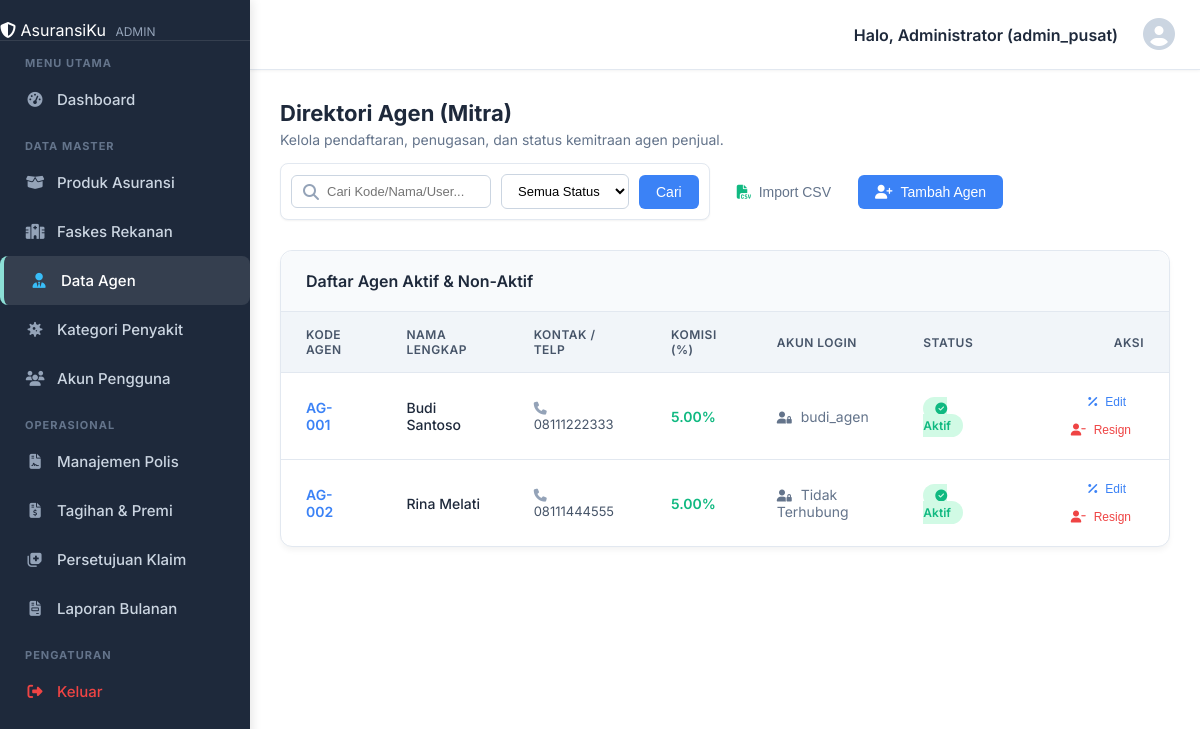
The page /admin/agen/index.php (signed in) on the database its author committed.
### tables this page shows
CREATE TABLE users (
    id_user INT AUTO_INCREMENT PRIMARY KEY,
    username VARCHAR(50) UNIQUE NOT NULL,
    password VARCHAR(255) NOT NULL,  
    email VARCHAR(100) UNIQUE,
    no_telp VARCHAR(20),
    role ENUM('Admin', 'Agen', 'Customer') NOT NULL,
    id_agen INT NULL,        
    id_pemegang INT NULL,    
    status_akun ENUM('Aktif', 'Blokir') DEFAULT 'Aktif',
    last_login DATETIME NULL,
    created_at TIMESTAMP DEFAULT CURRENT_TIMESTAMP,
    FOREIGN KEY (id_agen) REFERENCES agen(id_agen) ON DELETE CASCADE,
    FOREIGN KEY (id_pemegang) REFERENCES pemegang_polis(id_pemegang) ON DELETE CASCADE
);

CREATE TABLE agen (
    id_agen INT AUTO_INCREMENT PRIMARY KEY,
    kode_agen VARCHAR(20) UNIQUE NOT NULL,
    nama_agen VARCHAR(100) NOT NULL,
    no_telepon VARCHAR(20),
    persentase_komisi DECIMAL(5,2) DEFAULT 5.00,
    status_aktif ENUM('Aktif', 'Resign') DEFAULT 'Aktif',
    created_at TIMESTAMP DEFAULT CURRENT_TIMESTAMP
);

### admin/agen/index.php (the view, shortened to what this page needs)
<?php
    require_once __DIR__ . "/../../layouts/admin/header.php";
    $search = $_GET['search'] ?? '';
    $whereClause = "WHERE 1=1";
    $params = [];
    $query = "
        SELECT a.*, u.username, u.status_akun
        FROM agen a
        LEFT JOIN users u ON a.id_agen = u.id_agen
        $whereClause
        ORDER BY a.status_aktif ASC, a.created_at DESC
    ";
    $stmt = $conn->prepare($query);
    $stmt->execute($params);
    $agen_list = $stmt->fetchAll(PDO::FETCH_ASSOC);
?>
<div style="margin-bottom: 30px; display: flex; justify-content: space-between; align-items: flex-end; flex-wrap: wrap; gap: 15px;">
    <div>
        <h2 style="margin: 0 0 5px 0; color: #1e293b; font-size: 22px;">Direktori Agen (Mitra)</h2>
        <p style="margin: 0; color: #64748b; font-size: 14px;">Kelola pendaftaran, penugasan, dan status kemitraan agen penjual.</p>
    </div>
    <div style="display: flex; gap: 10px; align-items: center; flex-wrap: wrap;">
        <form method="GET" action="" style="display: flex; gap: 10px; align-items: center; background: white; padding: 10px; border-radius: 8px; border: 1px solid #e2e8f0; box-shadow: 0 1px 2px rgba(0,0,0,0.05);">
            <div style="position: relative;">
                <i class="fa-solid fa-search" style="position: absolute; left: 12px; top: 50%; transform: translateY(-50%); color: #94a3b8;"></i>
                <input type="text" name="search" placeholder="Cari Kode/Nama/User..." value="<?php echo htmlspecialchars($search); ?>" style="padding: 8px 12px 8px 35px; border: 1px solid #cbd5e1; border-radius: 6px; font-size: 13px; width: 200px; outline: none;">
            </div>
            <select name="status" style="padding: 8px 12px; border: 1px solid #cbd5e1; border-radius: 6px; font-size: 13px; outline: none; background: white;">
                <option value="">Semua Status</option>
            </select>
            <button type="submit" class="btn-admin btn-admin-primary" style="padding: 8px 16px;">Cari</button>
        </form>
        <div style="display: flex; gap: 10px; height: 100%; align-items: center;">
            <button onclick="openImportModal()" class="btn-admin btn-admin-ghost" style="height: 100%;">
                <i class="fa-solid fa-file-csv" style="color: #10b981;"></i> Import CSV
            </button>
            <button onclick="openCreateModal()" class="btn-admin btn-admin-primary" style="height: 100%;">
                <i class="fa-solid fa-user-plus"></i> Tambah Agen
            </button>
        </div>
    </div>
</div>
<div class="admin-card">
    <div class="admin-card-header">
        <h3>Daftar Agen Aktif & Non-Aktif</h3>
    </div>
    <div class="admin-card-body" style="overflow-x: auto;">
        <table class="admin-table">
            <thead>
                <tr>
                    <th>Kode Agen</th>
                    <th>Nama Lengkap</th>
                    <th>Kontak / Telp</th>
                    <th>Komisi (%)</th>
                    <th>Akun Login</th>
                    <th>Status</th>
                    <th style="text-align: right;">Aksi</th>
                </tr>
            </thead>
            <tbody>
                <?php if (count($agen_list) > 0): ?>
                    <?php foreach ($agen_list as $row): ?>
                    <tr>
                        <td style="font-weight: 600; color: #3b82f6;"><?php echo htmlspecialchars($row['kode_agen']); ?></td>
                        <td style="font-weight: 500; color: #1e293b;"><?php echo htmlspecialchars($row['nama_agen']); ?></td>
                        <td style="color: #475569; font-size: 13px;"><i class="fa-solid fa-phone" style="margin-right:5px; color:#94a3b8;"></i><?php echo htmlspecialchars($row['no_telepon'] ?: '-'); ?></td>
                        <td style="color: #10b981; font-weight: 600;"><?php echo number_format($row['persentase_komisi'], 2); ?>%</td>
                        <td style="color: #64748b;">
                            <i class="fa-solid fa-user-lock" style="margin-right:5px; font-size:12px;"></i>
                            <?php echo htmlspecialchars($row['username'] ?? 'Tidak Terhubung'); ?>
                        </td>
                        <td>
                            <?php if ($row['status_aktif'] === 'Aktif'): ?>
                                <span class="badge badge-success"><i class="fa-solid fa-check-circle"></i> Aktif</span>
                            <?php else: ?>
                                <span class="badge badge-neutral"><i class="fa-solid fa-user-xmark"></i> Resign</span>
                            <?php endif; ?>
                        </td>
                        <td style="text-align: right;">
                            <button onclick="openEditKomisiModal('<?php echo $row['id_agen']; ?>', '<?php echo addslashes(htmlspecialchars($row['nama_agen'])); ?>', '<?php echo $row['persentase_komisi']; ?>')" class="btn-admin btn-admin-sm btn-admin-ghost-primary" title="Edit Komisi" style="margin-right: 5px;">
                                <i class="fa-solid fa-percent"></i> Edit
                            </button>
                            <?php if ($row['status_aktif'] === 'Aktif'): ?>
                                <button onclick="confirmToggleStatus('<?php echo $row['id_agen']; ?>', 'Resign', '<?php echo addslashes(htmlspecialchars($row['nama_agen'])); ?>')" class="btn-admin btn-admin-sm btn-admin-ghost-danger" title="Tandai Resign">
                                    <i class="fa-solid fa-user-minus"></i> Resign
                                </button>
                            <?php else: ?>
                                <button onclick="confirmToggleStatus('<?php echo $row['id_agen']; ?>', 'Aktif', '<?php echo addslashes(htmlspecialchars($row['nama_agen'])); ?>')" class="btn-admin btn-admin-sm btn-admin-ghost-success" title="Aktifkan Kembali">
                                    <i class="fa-solid fa-user-check"></i> Aktifkan
                                </button>
                            <?php endif; ?>
                        </td>
                    </tr>
                    <?php endforeach; ?>
                <?php else: ?>
                    <tr><td colspan="7" style="text-align: center; color: #94a3b8; padding: 30px;">Belum ada data agen terdaftar.</td></tr>
                <?php endif; ?>
            </tbody>
        </table>
    </div>
</div>
<?php require_once __DIR__ . "/../../layouts/admin/footer.php"; ?>

### layouts/css/style.css (style rules this page uses)
:root { --color-dark: #2B4141; --color-light: #F7EBEC; --color-aqua: #8CDFD6; --color-blue: #7785AC; --color-slate: #6D72C3; --font-main: 'Inter', sans-serif; }
* { box-sizing: border-box; margin: 0; padding: 0; }
body { font-family: var(--font-main); background-color: var(--color-light); color: var(--color-dark); min-height: 100vh; display: flex; flex-direction: column; overflow-x: hidden; }
:root { --color-surface: #ffffff; --color-border-light: #e2e8f0; --shadow-sm: 0 1px 2px 0 rgba(0, 0, 0, 0.05); --shadow-lg: 0 10px 15px -3px rgba(0, 0, 0, 0.1), 0 4px 6px -2px rgba(0, 0, 0, 0.05); --radius-full: 9999px; --radius-xl: 0.75rem; --radius-2xl: 1rem; --space-1: 0.25rem; --space-2: 0.5rem; --space-4: 1rem; --space-6: 1.5rem; --space-8: 2rem; --text-xs: 0.75rem; --text-sm: 0.875rem; --text-base: 1rem; --text-lg: 1.125rem; --text-2xl: 1.5rem; --text-3xl: 1.875rem; --font-semibold: 600; --font-bold: 700; --color-primary-50: #eff6ff; --color-primary-200: #bfdbfe; --color-primary-gradient: linear-gradient(135deg, var(--color-blue, #2563eb) 0%, var(--color-aqua, #06b6d4) 100%); --color-info-bg: #e0f2fe; --color-success: #10b981; --color-success-bg: #d1fae5; --color-warning: #f59e0b; --color-danger: #ef4444; --color-text: #1e293b; --color-text-secondary: #475569; --color-text-muted: #94a3b8; --color-white: #ffffff; --transition-base: all 0.3s ease; --transition-fast: all 0.15s ease; }
.badge { padding: 0.25rem 0.75rem; border-radius: var(--radius-full); font-size: var(--text-xs); font-weight: var(--font-semibold); }
.badge-success { background: var(--color-success-bg); color: var(--color-success); }
.admin-card { background: #ffffff; border-radius: 12px; border: 1px solid var(--color-border-light); box-shadow: 0 4px 6px -1px rgba(0,0,0,0.05); margin-bottom: 25px; display: flex; flex-direction: column; }
.admin-card-header { padding: 20px 25px; border-bottom: 1px solid var(--color-border-light); display: flex; justify-content: space-between; align-items: center; background: #f8fafc; border-top-left-radius: 12px; border-top-right-radius: 12px; }
.admin-card-header h3 { margin: 0; font-size: 16px; font-weight: 600; color: #1e293b; }
.admin-card-body { padding: 0; flex: 1; }
.admin-table { width: 100%; border-collapse: collapse; }
.admin-table th, .admin-table td { padding: 15px 25px; text-align: left; border-bottom: 1px solid #e2e8f0; font-size: 14px; }
.admin-table th { background: #f1f5f9; font-weight: 600; color: #475569; text-transform: uppercase; font-size: 12px; letter-spacing: 0.5px; }
.admin-table tr:last-child td { border-bottom: none; }

### layouts/admin/header.php (style rules this page uses)
.admin-card { background: #ffffff; border-radius: 12px; border: 1px solid var(--color-border-light); box-shadow: 0 4px 6px -1px rgba(0,0,0,0.05); margin-bottom: 25px; }
.admin-card-header { padding: 20px 25px; border-bottom: 1px solid var(--color-border-light); display: flex; justify-content: space-between; align-items: center; background: #f8fafc; border-top-left-radius: 12px; border-top-right-radius: 12px; }
.admin-card-header h3 { margin: 0; font-size: 16px; font-weight: 600; color: #1e293b; }
.admin-card-body { padding: 0; }
.admin-table { width: 100%; border-collapse: collapse; }
.admin-table th, .admin-table td { padding: 15px 25px; text-align: left; border-bottom: 1px solid #e2e8f0; font-size: 14px; }
.admin-table th { background: #f1f5f9; font-weight: 600; color: #475569; text-transform: uppercase; font-size: 12px; letter-spacing: 0.5px; }
.admin-table tr:last-child td { border-bottom: none; }
.btn-admin { display: inline-flex; align-items: center; justify-content: center; gap: 8px; padding: 8px 16px; font-size: 14px; font-weight: 500; border-radius: 6px; border: 1px solid transparent; cursor: pointer; transition: all 0.2s ease; text-decoration: none; white-space: nowrap; }
.btn-admin-sm { padding: 6px 12px; font-size: 12px; border-radius: 4px; }
.btn-admin-primary { background: #3b82f6; color: white; }
.btn-admin-ghost { background: transparent; color: #64748b; border: 1px solid transparent; }
.btn-admin-ghost-danger { background: transparent; color: #ef4444; border: 1px solid transparent; }
.btn-admin-ghost-primary { background: transparent; color: #3b82f6; border: 1px solid transparent; }

### rows shown on the page
users: id_agen.kode_agen "AG-001", id_agen.nama_agen "Budi Santoso", id_agen.no_telepon "08111222333", id_agen.persentase_komisi "5.00", username "budi_agen"
agen: kode_agen "AG-002", nama_agen "Rina Melati", no_telepon "08111444555", persentase_komisi "5.00", username "Tidak Terhubung", status_aktif "Aktif" (drawn)

### other values the page prints
$_SESSION['username'] "admin_pusat"
